Frame 1 (no input): blank canvas, image omitted
Frame 60 (no input): blank canvas, image omitted
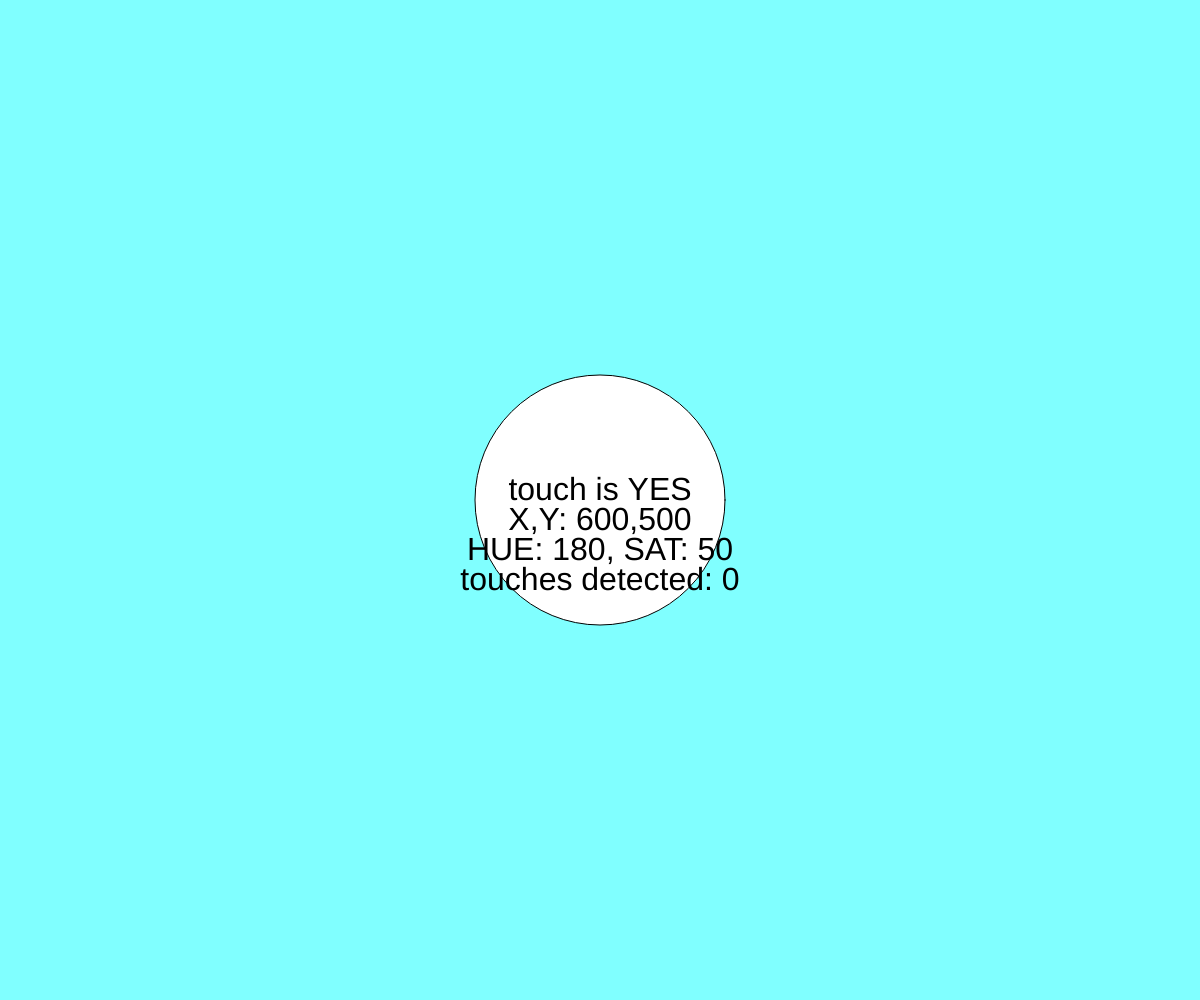
Frame 120 (the mouse pressed at the canvas centre since frame 60)

The p5.js sketch whose frames 1 and 60 were blank and that drew this single picture after the mouse press (run headless with seeded random() and noise() and a simulated clock; from frame 60 on, the mouse is pressed at the canvas centre):

// p5.js sketch
// ── sketch.js
// quick touch event demo
// ben grosser
// ARTS 444 @ univ. of illinois

let bg = 0;
let sat = 50;
let touchended = false;
let touchstarted = false;

function setup() {
  createCanvas(windowWidth, windowHeight);
  colorMode(HSB);
  textAlign(CENTER);
  pixelDensity(displayDensity());
  textSize(32);
}

function draw() {
  background(bg, sat, 100);

  // for every touch event in the touches[], draw an ellipse
  // (IOW draw a circle for every finger tip touching screen)
  // do this first so info text goes *over* the ellipses
  for (let i = 0; i < touches.length; i++) {
    ellipse(touches[i].x, touches[i].y, 250, 250);
  }

  // if no touches but touchstarted == true, then it's a regular
  // mouse interaction, so draw an ellipse for the mouse location
  if (touches.length == 0 && touchstarted)
    ellipse(mouseX, mouseY, 250, 250);

  // notify when touch event has ended
  if (touchended) text("touch is NO", width / 2, height / 2);

  // if we're in a touch event, give some info
  if (touchstarted) {
    text("touch is YES", width / 2, height / 2);
    text("X,Y: " + mouseX + "," + mouseY, width / 2, height / 2 + 30);
    text("HUE: " + Math.round(bg) + ", SAT: " + Math.round(sat), width / 2, height / 2 + 60);
    text("touches detected: " + touches.length, width / 2, height / 2 + 90);
  }
}


// called at the beginning of a touch event
// here I'm using it to track beginning and end of touches
function touchStarted() {
  touchstarted = true;
  touchended = false;
  return false;
}

// called whenever a touch is moving (like mouseMoved())
function touchMoved() {
  handleMouseAndTouch();
  return false;
}

// use same functionality if no touch and only mouse
function mouseMoved() {
  handleMouseAndTouch();
}

// this gets called from mouseMoved and touchMoved
// so that this happens either way (I made up this function--
// it's not from p5)
function handleMouseAndTouch() {
  bg = map(mouseX, 0, width, 0, 360);
  sat = map(mouseY, 0, height, 0, 100);
}

// called whenever a touch event ends. 
// I test touches.length to make sure *all*
// touches are done before changing values
function touchEnded() {
  if (touches.length == 0) {
    touchended = true;
    touchstarted = false;
  }
}
